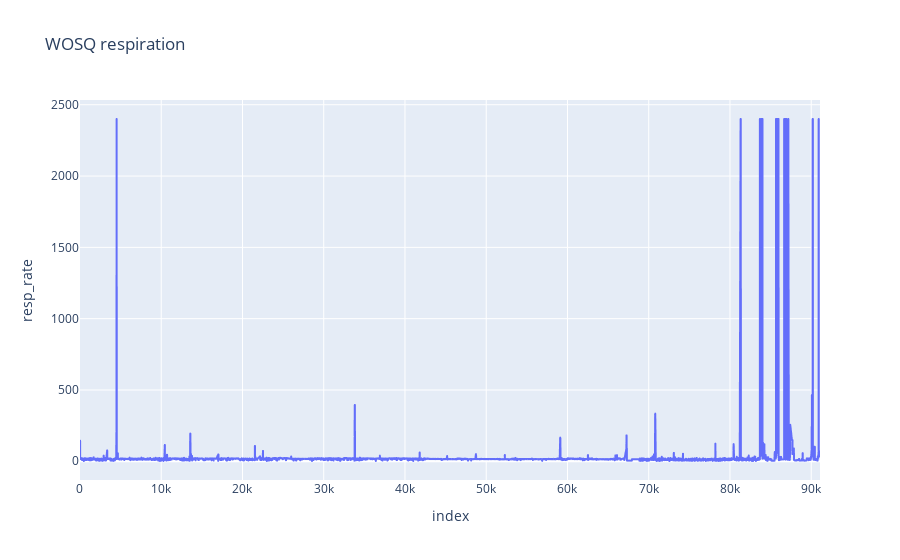

The notebook cell saved with this chart:
### Code cell
fig = px.line(data_quality_corr, y='resp_rate',title=f'{patient} respiration')
#for i in range(len(patient_info.seizure_table)):
#    fig.add_vline(patient_info.seizure_table.iloc[i]['Timestamp'], line_width=3, line_dash='dash', line_color='red')
fig.show()

### Figure 1 — Plotly figure (JSON) as saved in the notebook; plotly's stock layout.template omitted (floating-point values rounded to 4 significant figures; data arrays with more than 128 entries replaced by an {"elided": "..."} marker saying what was removed)
{"data": [{"hovertemplate": "index=%{x}<br>resp_rate=%{y}<extra></extra>", "legendgroup": "", "line": {"color": "#636efa", "dash": "solid"}, "marker": {"symbol": "circle"}, "mode": "lines", "name": "", "showlegend": false, "type": "scattergl", "x": {"elided": "12583 int values"}, "xaxis": "x", "y": {"elided": "12583 float values"}, "yaxis": "y"}], "layout": {"legend": {"tracegroupgap": 0}, "title": {"text": "WOSQ respiration"}, "xaxis": {"anchor": "y", "domain": [0, 1], "title": {"text": "index"}}, "yaxis": {"anchor": "x", "domain": [0, 1], "title": {"text": "resp_rate"}}}}
